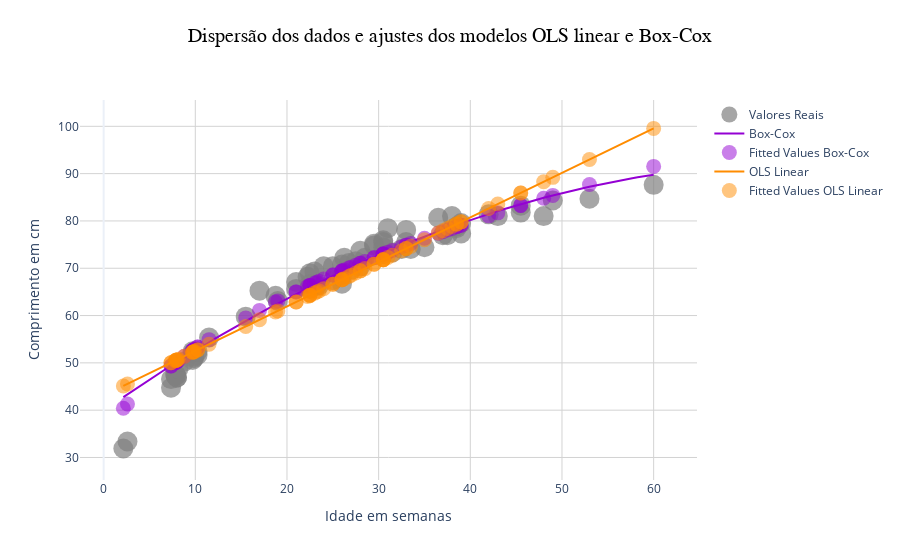

The code cell stored with this chart in its notebook:
### Code cell
# In[4.16]: Gráfico de dispersão com ajustes dos modelos OLS linear e Box-Cox,
#com interação (figura 'EXEMPLO4.html' salva na pasta do curso)

# Ajuste polinomial com grau igual a lambda (lmbda = 2.659051008426254)
coefficients = np.polyfit(df_bebes["idade"], df_bebes["yhat_modelo_bc"], lmbda)
x_range = np.linspace(df_bebes["idade"].min(), df_bebes["idade"].max(), 100)
y_quadratic = np.polyval(coefficients, x_range)

fig = go.Figure()

fig.add_trace(go.Scatter(x=df_bebes["idade"], y=df_bebes["comprimento"],
                         mode='markers',
                         marker=dict(color='grey', opacity=0.7, size=20),
                         name='Valores Reais'))

fig.add_trace(go.Scatter(x=x_range, y=y_quadratic,
                         mode='lines',
                         line=dict(color='darkviolet', width=2),
                         name='Box-Cox'))

fig.add_trace(go.Scatter(x=df_bebes["idade"], y=df_bebes["yhat_modelo_bc"],
                         mode='markers',
                         marker=dict(color='darkviolet', opacity=0.5, size=15),
                         name='Fitted Values Box-Cox',
                         hovertemplate='Fitted Values Box-Cox: %{y:.2f}<extra></extra>'))

fig.add_trace(go.Scatter(x=df_bebes["idade"], y=df_bebes["yhat_linear"],
                         mode='lines',
                         marker=dict(color='darkorange'),
                         name='OLS Linear',
                         hovertemplate='Fitted Values OLS Linear: %{y:.2f}<extra></extra>'))

fig.add_trace(go.Scatter(x=df_bebes["idade"], y=df_bebes["yhat_linear"],
                         mode='markers',
                         marker=dict(color='darkorange', opacity=0.5, size=15),
                         name='Fitted Values OLS Linear',
                         hovertemplate='Fitted Values OLS Linear: %{y:.2f}<extra></extra>'))

fig.update_layout(title={
        'text': 'Dispersão dos dados e ajustes dos modelos OLS linear e Box-Cox',
        'font': {'size': 20, 'color': 'black', 'family': 'Arial'},
        'x': 0.5,
        'y': 0.95,
        'xanchor': 'center',
        'yanchor': 'top'
    },
    xaxis_title='Idade em semanas',
    yaxis_title='Comprimento em cm',
    legend=dict(x=1.02, y=1),
    template='plotly_white')

fig.update_annotations(dict(xref="x", yref="y"))
fig.update_xaxes(showgrid=True, gridwidth=1, gridcolor='lightgray')
fig.update_yaxes(showgrid=True, gridwidth=1, gridcolor='lightgray')

fig.show()

### Figure 1 — Plotly figure (JSON) as saved in the notebook; plotly's stock layout.template omitted (floating-point values rounded to 4 significant figures)
{"data": [{"marker": {"color": "grey", "opacity": 0.7, "size": 20}, "mode": "markers", "name": "Valores Reais", "type": "scatter", "x": [19, 21, 22.5, 22.5, 23.25, 23.5, 25, 25, 26, 26.75, 27, 27.5, 28, 28, 30.5, 31.5, 32.5, 33, 33, 33.5, 35, 37, 37.5, 38.5, 39, 39, 42, 43, 45.5, 45.5, 48, 49, 53, 60, 2.15, 2.6, 7.35, 7.35, 7.8, 7.85, 7.9, 8, 8, 8.15, 8.8, 9.7, 9.7, 9.75, 9.85, 9.9, 10.25, 10.25, 11.5, 15.5, 17, 18.75, 21, 22.25, 22.5, 23, 24, 26, 26, 26.25, 28.5, 29.5, 29.5, 30.5, 30.5, 30.5, 31, 36.5, 38, 38.5], "y": [63.07, 65.63, 65.63, 66.73, 66.37, 66.37, 67.47, 70.4, 68.57, 71.13, 69.67, 71.5, 70.4, 73.7, 72.97, 73.33, 74.07, 75.53, 78.1, 74.07, 74.43, 77, 77, 78.83, 77.37, 79.57, 81.4, 81.03, 81.77, 83.23, 81.03, 84.33, 84.7, 87.63, 31.9, 33.37, 44.73, 46.57, 47.67, 47.3, 47.3, 46.93, 46.93, 48.77, 50.23, 50.6, 52.43, 52.07, 50.97, 51.33, 51.7, 52.43, 55.37, 59.77, 65.27, 64.17, 67.1, 68.2, 68.93, 69.3, 70.4, 66.73, 70.77, 72.23, 72.23, 74.8, 75.17, 74.43, 75.53, 75.9, 78.47, 80.67, 81.03, 78.47]}, {"line": {"color": "darkviolet", "width": 2}, "mode": "lines", "name": "Box-Cox", "type": "scatter", "x": [2.15, 2.734, 3.319, 3.903, 4.487, 5.072, 5.656, 6.24, 6.825, 7.409, 7.993, 8.578, 9.162, 9.746, 10.33, 10.92, 11.5, 12.08, 12.67, 13.25, 13.84, 14.42, 15.01, 15.59, 16.17, 16.76, 17.34, 17.93, 18.51, 19.1, 19.68, 20.26, 20.85, 21.43, 22.02, 22.6, 23.19, 23.77, 24.36, 24.94, 25.52, 26.11, 26.69, 27.28, 27.86, 28.45, 29.03, 29.61, 30.2, 30.78, 31.37, 31.95, 32.54, 33.12, 33.7, 34.29, 34.87, 35.46, 36.04, 36.63, 37.21, 37.79, 38.38, 38.96, 39.55, 40.13, 40.72, 41.3, 41.89, 42.47, 43.05, 43.64, 44.22, 44.81, 45.39, 45.98, 46.56, 47.14, 47.73, 48.31, 48.9, 49.48, 50.07, 50.65, 51.23, 51.82, 52.4, 52.99, 53.57, 54.16, 54.74, 55.33, 55.91, 56.49, 57.08, 57.66, 58.25, 58.83, 59.42, 60], "y": [42.77, 43.54, 44.31, 45.07, 45.82, 46.56, 47.3, 48.04, 48.76, 49.49, 50.2, 50.91, 51.62, 52.31, 53.0, 53.69, 54.37, 55.04, 55.71, 56.37, 57.03, 57.68, 58.32, 58.96, 59.59, 60.21, 60.83, 61.45, 62.05, 62.66, 63.25, 63.84, 64.42, 65.0, 65.57, 66.14, 66.7, 67.25, 67.8, 68.34, 68.87, 69.4, 69.93, 70.44, 70.95, 71.46, 71.96, 72.45, 72.94, 73.42, 73.89, 74.36, 74.82, 75.28, 75.73, 76.18, 76.61, 77.05, 77.47, 77.89, 78.31, 78.72, 79.12, 79.52, 79.91, 80.29, 80.67, 81.04, 81.41, 81.77, 82.12, 82.47, 82.81, 83.15, 83.48, 83.81, 84.12, 84.44, 84.74, 85.04, 85.34, 85.62, 85.91, 86.18, 86.45, 86.72, 86.98, 87.23, 87.47, 87.71, 87.95, 88.18, 88.4, 88.61, 88.82, 89.03, 89.22, 89.42, 89.6, 89.78]}, {"hovertemplate": "Fitted Values Box-Cox: %{y:.2f}<extra></extra>", "marker": {"color": "darkviolet", "opacity": 0.5, "size": 15}, "mode": "markers", "name": "Fitted Values Box-Cox", "type": "scatter", "x": [19, 21, 22.5, 22.5, 23.25, 23.5, 25, 25, 26, 26.75, 27, 27.5, 28, 28, 30.5, 31.5, 32.5, 33, 33, 33.5, 35, 37, 37.5, 38.5, 39, 39, 42, 43, 45.5, 45.5, 48, 49, 53, 60, 2.15, 2.6, 7.35, 7.35, 7.8, 7.85, 7.9, 8, 8, 8.15, 8.8, 9.7, 9.7, 9.75, 9.85, 9.9, 10.25, 10.25, 11.5, 15.5, 17, 18.75, 21, 22.25, 22.5, 23, 24, 26, 26, 26.25, 28.5, 29.5, 29.5, 30.5, 30.5, 30.5, 31, 36.5, 38, 38.5], "y": [63.1, 65.0, 66.38, 66.38, 67.04, 67.26, 68.56, 68.56, 69.41, 70.03, 70.23, 70.64, 71.04, 71.04, 73.0, 73.77, 74.51, 74.88, 74.88, 75.25, 76.33, 77.74, 78.08, 78.76, 79.1, 79.1, 81.07, 81.71, 83.28, 83.28, 84.8, 85.39, 87.71, 91.53, 40.41, 41.32, 49.34, 49.34, 50.0, 50.07, 50.14, 50.28, 50.28, 50.5, 51.4, 52.61, 52.61, 52.68, 52.81, 52.88, 53.33, 53.33, 54.91, 59.51, 61.09, 62.85, 65.0, 66.15, 66.38, 66.82, 67.7, 69.41, 69.41, 69.61, 71.44, 72.23, 72.23, 73.0, 73.0, 73.0, 73.39, 77.39, 78.42, 78.76]}, {"hovertemplate": "Fitted Values OLS Linear: %{y:.2f}<extra></extra>", "marker": {"color": "darkorange"}, "mode": "lines", "name": "OLS Linear", "type": "scatter", "x": [19, 21, 22.5, 22.5, 23.25, 23.5, 25, 25, 26, 26.75, 27, 27.5, 28, 28, 30.5, 31.5, 32.5, 33, 33, 33.5, 35, 37, 37.5, 38.5, 39, 39, 42, 43, 45.5, 45.5, 48, 49, 53, 60, 2.15, 2.6, 7.35, 7.35, 7.8, 7.85, 7.9, 8, 8, 8.15, 8.8, 9.7, 9.7, 9.75, 9.85, 9.9, 10.25, 10.25, 11.5, 15.5, 17, 18.75, 21, 22.25, 22.5, 23, 24, 26, 26, 26.25, 28.5, 29.5, 29.5, 30.5, 30.5, 30.5, 31, 36.5, 38, 38.5], "y": [60.98, 62.86, 64.28, 64.28, 64.98, 65.22, 66.63, 66.63, 67.57, 68.27, 68.51, 68.98, 69.45, 69.45, 71.8, 72.74, 73.69, 74.16, 74.16, 74.63, 76.04, 77.92, 78.39, 79.33, 79.8, 79.8, 82.63, 83.57, 85.92, 85.92, 88.27, 89.21, 92.98, 99.57, 45.12, 45.55, 50.02, 50.02, 50.44, 50.49, 50.54, 50.63, 50.63, 50.77, 51.38, 52.23, 52.23, 52.28, 52.37, 52.42, 52.75, 52.75, 53.92, 57.69, 59.1, 60.75, 62.86, 64.04, 64.28, 64.75, 65.69, 67.57, 67.57, 67.8, 69.92, 70.86, 70.86, 71.8, 71.8, 71.8, 72.27, 77.45, 78.86, 79.33]}, {"hovertemplate": "Fitted Values OLS Linear: %{y:.2f}<extra></extra>", "marker": {"color": "darkorange", "opacity": 0.5, "size": 15}, "mode": "markers", "name": "Fitted Values OLS Linear", "type": "scatter", "x": [19, 21, 22.5, 22.5, 23.25, 23.5, 25, 25, 26, 26.75, 27, 27.5, 28, 28, 30.5, 31.5, 32.5, 33, 33, 33.5, 35, 37, 37.5, 38.5, 39, 39, 42, 43, 45.5, 45.5, 48, 49, 53, 60, 2.15, 2.6, 7.35, 7.35, 7.8, 7.85, 7.9, 8, 8, 8.15, 8.8, 9.7, 9.7, 9.75, 9.85, 9.9, 10.25, 10.25, 11.5, 15.5, 17, 18.75, 21, 22.25, 22.5, 23, 24, 26, 26, 26.25, 28.5, 29.5, 29.5, 30.5, 30.5, 30.5, 31, 36.5, 38, 38.5], "y": [60.98, 62.86, 64.28, 64.28, 64.98, 65.22, 66.63, 66.63, 67.57, 68.27, 68.51, 68.98, 69.45, 69.45, 71.8, 72.74, 73.69, 74.16, 74.16, 74.63, 76.04, 77.92, 78.39, 79.33, 79.8, 79.8, 82.63, 83.57, 85.92, 85.92, 88.27, 89.21, 92.98, 99.57, 45.12, 45.55, 50.02, 50.02, 50.44, 50.49, 50.54, 50.63, 50.63, 50.77, 51.38, 52.23, 52.23, 52.28, 52.37, 52.42, 52.75, 52.75, 53.92, 57.69, 59.1, 60.75, 62.86, 64.04, 64.28, 64.75, 65.69, 67.57, 67.57, 67.8, 69.92, 70.86, 70.86, 71.8, 71.8, 71.8, 72.27, 77.45, 78.86, 79.33]}], "layout": {"legend": {"x": 1.02, "y": 1}, "title": {"font": {"color": "black", "family": "Arial", "size": 20}, "text": "Dispersão dos dados e ajustes dos modelos OLS linear e Box-Cox", "x": 0.5, "xanchor": "center", "y": 0.95, "yanchor": "top"}, "xaxis": {"gridcolor": "lightgray", "gridwidth": 1, "showgrid": true, "title": {"text": "Idade em semanas"}}, "yaxis": {"gridcolor": "lightgray", "gridwidth": 1, "showgrid": true, "title": {"text": "Comprimento em cm"}}}}
